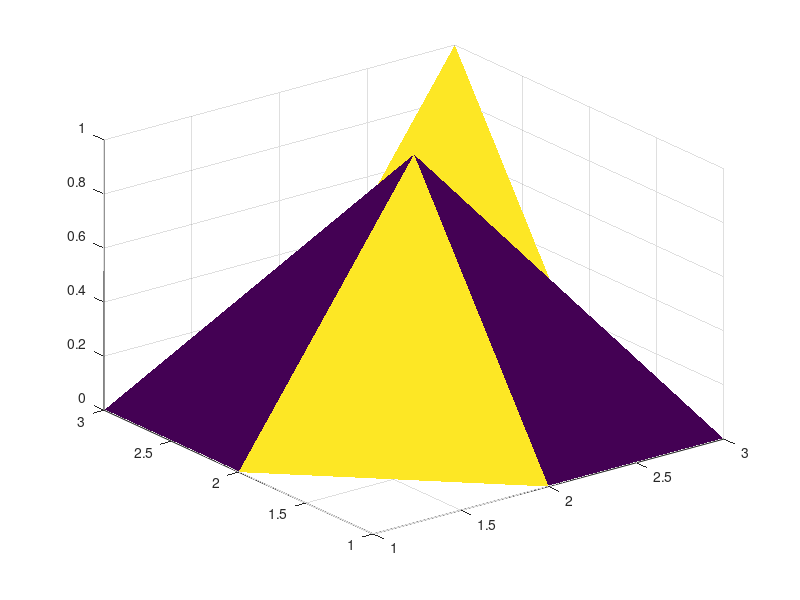

Here is the MATLAB script that generated this plot:
function [ varargout ] = im( varargin )
% SURFNF macro for surf with no edge with figure
% type 'help surf' for more information
figure;
if(nargout == 0)
    surf(varargin{:},'EdgeColor','none');
else
    varargout{:} = surf(varargin{:},'EdgeColor','none');
end
end

